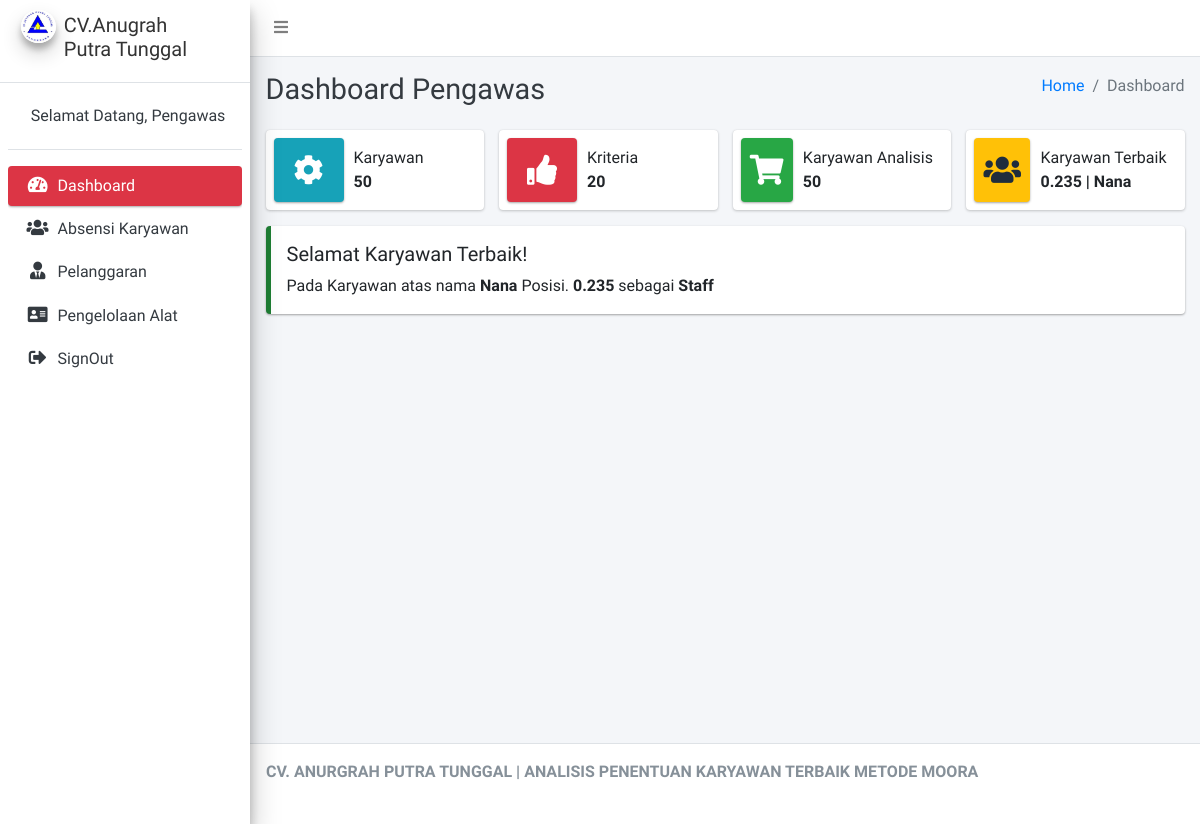
The page /index.php/Pengawas/cDashboard (signed in) on the database as committed earlier.
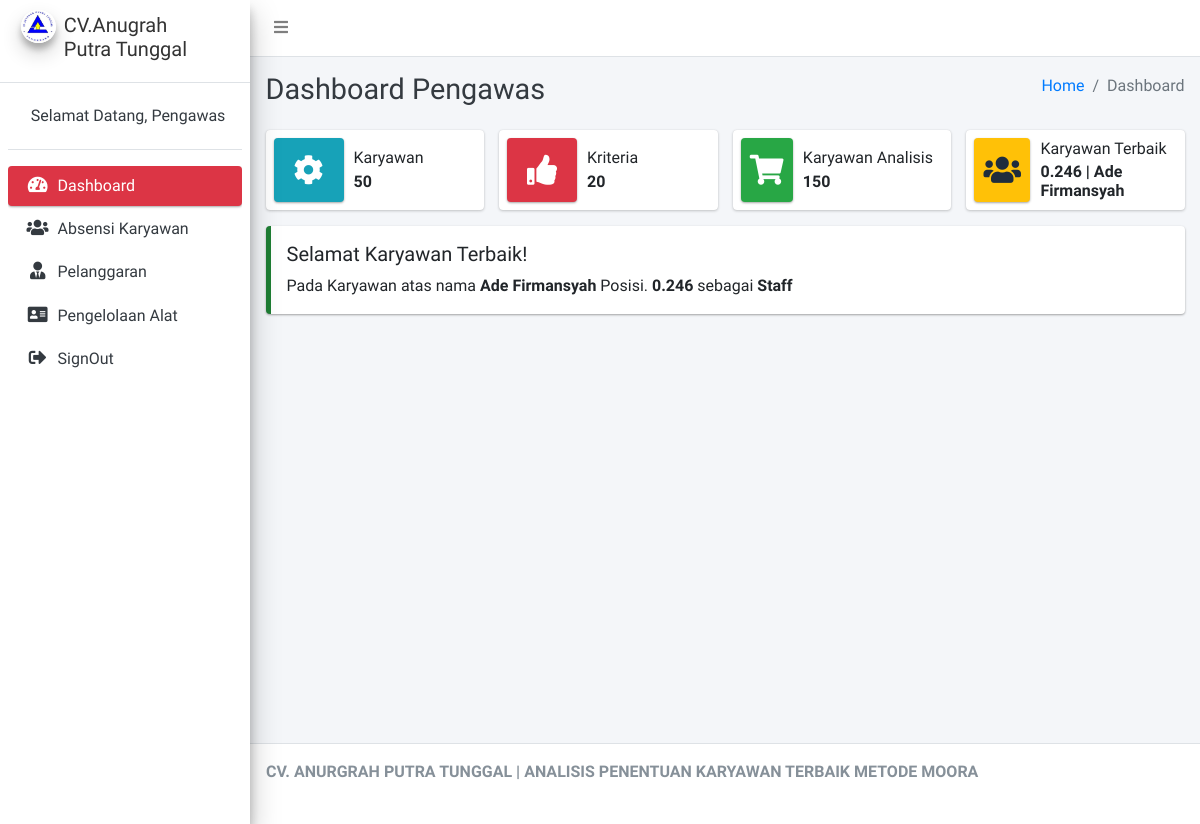
The same page on the database as committed later.
### tables this page shows
CREATE TABLE `tbl_penilaian` (
  `id_penilaian` int(11) NOT NULL,
  `id_karyawan` int(11) NOT NULL,
  `id_user` int(11) NOT NULL,
  `tgl_proses` varchar(15) NOT NULL,
  `periode` int(11) NOT NULL,
  `nilai_kehadiran` varchar(5) NOT NULL,
  `nilai_keterlambatan` varchar(5) NOT NULL,
  `nilai_pelanggaran` varchar(5) NOT NULL,
  `nilai_pengelolaan` varchar(5) NOT NULL,
  `nilai_masa_kerja` varchar(5) NOT NULL,
  `hasil` varchar(5) NOT NULL
);

CREATE TABLE `tbl_karyawan` (
  `id_karyawan` int(11) NOT NULL,
  `nama_karyawan` varchar(125) NOT NULL,
  `jk_karyawan` varchar(125) NOT NULL,
  `alamat_karyawan` text NOT NULL,
  `no_hp_karyawan` varchar(125) NOT NULL,
  `divisi` varchar(125) NOT NULL,
  `jabatan` varchar(125) NOT NULL,
  `tgl_mulai` varchar(125) NOT NULL
);

### application/controllers/Pengawas/cDashboard.php (called while the page is built, shortened)
<?php
class cDashboard extends CI_Controller
{
	public function __construct()
	{
		$this->load->model('mDashboard');
	}
	public function index()
	{
		$data = array(
			'dashboard' => $this->mDashboard->dashboard()
		);
		$this->load->view('Pengawas/Layout/head');
		$this->load->view('Pengawas/Layout/aside');
		$this->load->view('Pengawas/vDashboard', $data);
		$this->load->view('Pengawas/Layout/footer');
	}
}

### index.php (called while the page is built, shortened)
<?php
require_once BASEPATH.'core/CodeIgniter.php';

### application/models/mDashboard.php (called while the page is built, shortened)
<?php
class mDashboard extends CI_Model
{
	public function dashboard()
	{
		$data['karyawan'] = $this->db->query("SELECT COUNT(id_karyawan) as jml_karyawan FROM `tbl_karyawan`")->row();
		$data['kriteria'] = $this->db->query("SELECT COUNT(id_kriteria) as jml_kriteria FROM `tbl_kriteria`")->row();
		$data['karyawan_analisis'] = $this->db->query("SELECT COUNT(id_penilaian) as jml_penilaian FROM `tbl_penilaian`")->row();
		$data['karyawan_terbaik'] = $this->db->query("SELECT * FROM `tbl_penilaian` JOIN tbl_karyawan ON tbl_karyawan.id_karyawan=tbl_penilaian.id_karyawan ORDER BY hasil DESC LIMIT 1")->row();
		return $data;
	}
}

### application/views/Pengawas/vDashboard.php (the view, shortened to what this page needs)
<div class="content-wrapper">
	<div class="content-header">
		<div class="container-fluid">
			<div class="row mb-2">
				<div class="col-sm-6">
					<h1 class="m-0 text-dark">Dashboard Pengawas</h1>
				</div>
				<div class="col-sm-6">
					<ol class="breadcrumb float-sm-right">
						<li class="breadcrumb-item"><a href="#">Home</a></li>
						<li class="breadcrumb-item active">Dashboard</li>
					</ol>
				</div>
			</div>
		</div>
	</div>
	<section class="content">
		<div class="container-fluid">
			<div class="row">
				<div class="col-12 col-sm-6 col-md-3">
					<div class="info-box">
						<span class="info-box-icon bg-info elevation-1"><i class="fas fa-cog"></i></span>
						<div class="info-box-content">
							<span class="info-box-text">Karyawan</span>
							<span class="info-box-number">
								<?= $dashboard['karyawan']->jml_karyawan ?>
							</span>
						</div>
					</div>
				</div>
				<div class="col-12 col-sm-6 col-md-3">
					<div class="info-box mb-3">
						<span class="info-box-icon bg-danger elevation-1"><i class="fas fa-thumbs-up"></i></span>
						<div class="info-box-content">
							<span class="info-box-text">Kriteria</span>
							<span class="info-box-number"><?= $dashboard['kriteria']->jml_kriteria ?></span>
						</div>
					</div>
				</div>
				<div class="col-12 col-sm-6 col-md-3">
					<div class="info-box mb-3">
						<span class="info-box-icon bg-success elevation-1"><i class="fas fa-shopping-cart"></i></span>
						<div class="info-box-content">
							<span class="info-box-text">Karyawan Analisis</span>
							<span class="info-box-number"><?= $dashboard['karyawan_analisis']->jml_penilaian ?></span>
						</div>
					</div>
				</div>
				<div class="col-12 col-sm-6 col-md-3">
					<div class="info-box mb-3">
						<span class="info-box-icon bg-warning elevation-1"><i class="fas fa-users"></i></span>
						<div class="info-box-content">
							<span class="info-box-text">Karyawan Terbaik</span>
							<span class="info-box-number"><?= $dashboard['karyawan_terbaik']->hasil ?> | <?= $dashboard['karyawan_terbaik']->nama_karyawan ?></span>
						</div>
					</div>
				</div>
			</div>
			<div class="row">
				<div class="col-md-12">
					<div class="callout callout-success">
						<h5>Selamat Karyawan Terbaik!</h5>
						<p>Pada Karyawan atas nama <strong><?= $dashboard['karyawan_terbaik']->nama_karyawan ?></strong> Posisi. <strong><?= $dashboard['karyawan_terbaik']->hasil ?></strong> sebagai <strong><?= $dashboard['karyawan_terbaik']->jabatan ?></strong></p>
					</div>
				</div>
			</div>
		</div>
	</section>
</div>

Rows that differ between the two databases and show on the page:
no longer on this page (row edited): tbl_penilaian: hasil "0.235", id_karyawan.nama_karyawan "Nana", id_karyawan.jabatan "Staff"
added tbl_penilaian: hasil "0.246", id_karyawan.nama_karyawan "Ade Firmansyah", id_karyawan.jabatan "Staff"
Other text that changed with them:
$dashboard['karyawan_analisis']->jml_penilaian: "50" → "150"
